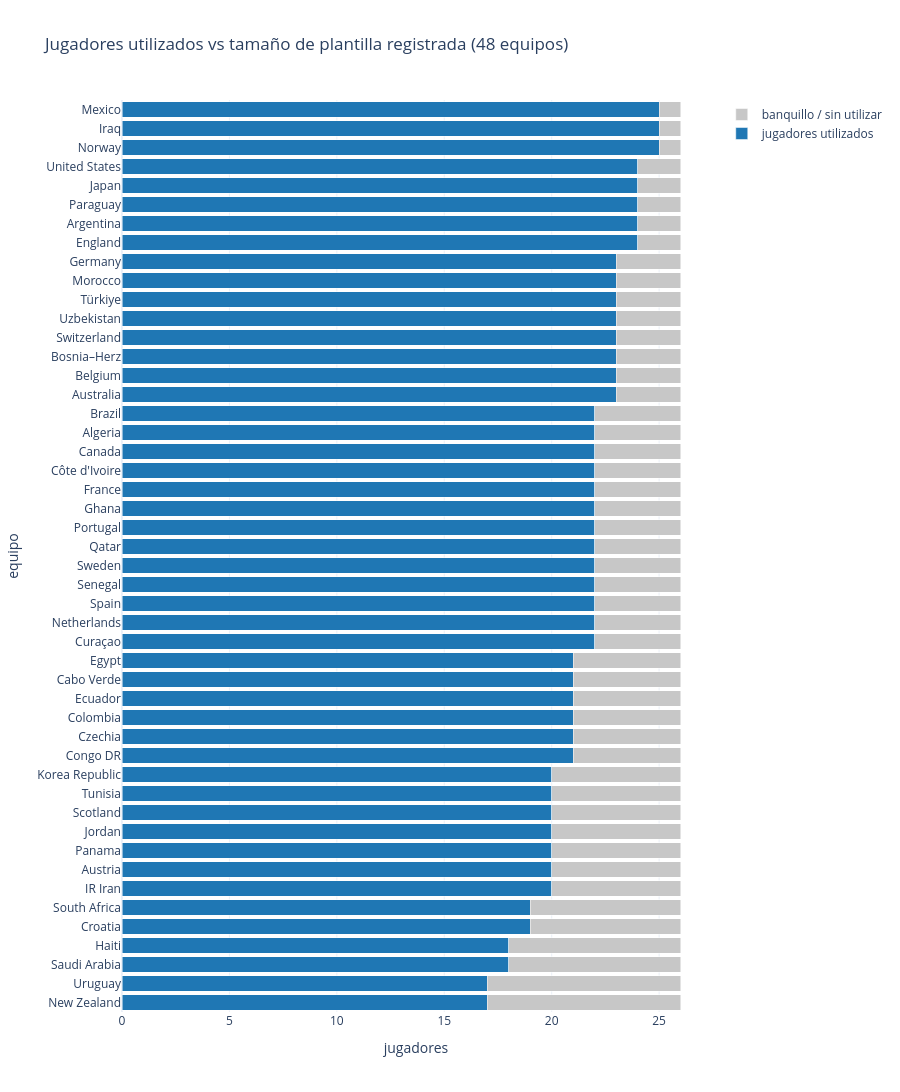

Here is the notebook cell this chart was saved with:
### Markdown cell above
## 10. Cobertura y tamaños de plantilla

Cada equipo registra una plantilla amplia, pero solo utiliza una parte de sus jugadores en cada partido. Las barras apiladas separan cada plantilla entre jugadores que participaron y jugadores que permanecieron en el banquillo. La diferencia entre ambos grupos recuerda que las filas correspondientes a suplentes contienen muy poca información útil.

### Code cell
squad = players.groupby("team").size().rename("plantilla_registrada")

used = teams.set_index("team")["players_used"].rename("jugadores_utilizados")

cov = pd.concat([squad, used], axis=1).reindex(TEAM_ORDER)

cov["sin_utilizar"] = cov["plantilla_registrada"] - cov["jugadores_utilizados"]

covs = cov.sort_values("jugadores_utilizados")

fig = go.Figure()

fig.add_trace(
    go.Bar(
        y=covs.index,
        x=covs["jugadores_utilizados"],
        orientation="h",
        name="jugadores utilizados",
        marker_color="#1f77b4"
    )
)

fig.add_trace(
    go.Bar(
        y=covs.index,
        x=covs["sin_utilizar"],
        orientation="h",
        name="banquillo / sin utilizar",
        marker_color="#c7c7c7"
    )
)

fig.update_layout(
    barmode="stack",
    title=f"Jugadores utilizados vs tamaño de plantilla registrada ({N_TEAMS} equipos)",
    xaxis_title="jugadores",
    yaxis_title="equipo",
    height=max(420, 24 * len(covs)),
    legend_title="",
    **PLOTLY_KW
)

fig.show()

print(
    "rango de jugadores utilizados:",
    int(used.min()),
    int(used.max()),
    "| rango de plantilla:",
    int(squad.min()),
    int(squad.max())
)

### Figure 1 — Plotly figure (JSON) as saved in the notebook; plotly's stock layout.template omitted (floating-point values rounded to 4 significant figures)
{"data": [{"marker": {"color": "#1f77b4"}, "name": "jugadores utilizados", "orientation": "h", "type": "bar", "x": [17, 17, 18, 18, 19, 19, 20, 20, 20, 20, 20, 20, 20, 21, 21, 21, 21, 21, 21, 22, 22, 22, 22, 22, 22, 22, 22, 22, 22, 22, 22, 22, 23, 23, 23, 23, 23, 23, 23, 23, 24, 24, 24, 24, 24, 25, 25, 25], "y": ["New Zealand", "Uruguay", "Saudi Arabia", "Haiti", "Croatia", "South Africa", "IR Iran", "Austria", "Panama", "Jordan", "Scotland", "Tunisia", "Korea Republic", "Congo DR", "Czechia", "Colombia", "Ecuador", "Cabo Verde", "Egypt", "Curaçao", "Netherlands", "Spain", "Senegal", "Sweden", "Qatar", "Portugal", "Ghana", "France", "Côte d'Ivoire", "Canada", "Algeria", "Brazil", "Australia", "Belgium", "Bosnia–Herz", "Switzerland", "Uzbekistan", "Türkiye", "Morocco", "Germany", "England", "Argentina", "Paraguay", "Japan", "United States", "Norway", "Iraq", "Mexico"]}, {"marker": {"color": "#c7c7c7"}, "name": "banquillo / sin utilizar", "orientation": "h", "type": "bar", "x": [9, 9, 8, 8, 7, 7, 6, 6, 6, 6, 6, 6, 6, 5, 5, 5, 5, 5, 5, 4, 4, 4, 4, 4, 4, 4, 4, 4, 4, 4, 4, 4, 3, 3, 3, 3, 3, 3, 3, 3, 2, 2, 2, 2, 2, 1, 1, 1], "y": ["New Zealand", "Uruguay", "Saudi Arabia", "Haiti", "Croatia", "South Africa", "IR Iran", "Austria", "Panama", "Jordan", "Scotland", "Tunisia", "Korea Republic", "Congo DR", "Czechia", "Colombia", "Ecuador", "Cabo Verde", "Egypt", "Curaçao", "Netherlands", "Spain", "Senegal", "Sweden", "Qatar", "Portugal", "Ghana", "France", "Côte d'Ivoire", "Canada", "Algeria", "Brazil", "Australia", "Belgium", "Bosnia–Herz", "Switzerland", "Uzbekistan", "Türkiye", "Morocco", "Germany", "England", "Argentina", "Paraguay", "Japan", "United States", "Norway", "Iraq", "Mexico"]}], "layout": {"barmode": "stack", "height": 1152, "legend": {"title": {"text": ""}}, "title": {"text": "Jugadores utilizados vs tamaño de plantilla registrada (48 equipos)"}, "xaxis": {"title": {"text": "jugadores"}}, "yaxis": {"title": {"text": "equipo"}}}}
